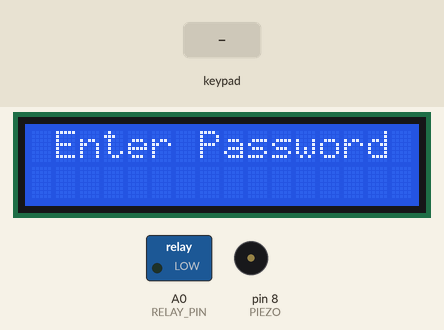
Recording of a sketch running on a simulated Arduino Uno, built with avr-gcc and run on an emulated ATmega328P. On the bench: 16×2 character LCD, switched loads named in the sketch (green lamp = pin HIGH), buzzer (waves = sounding). Inputs (shaded band) come from the test bench. The local clock reads 2024-03-15 10:24:30 at power-on unless the sketch sets it; storage starts empty.

Above: at 5.3 s.
5.4 s: keypad keys 1 2 3 4 5 6 # pressed 0.4 s apart
At 8.2 s:
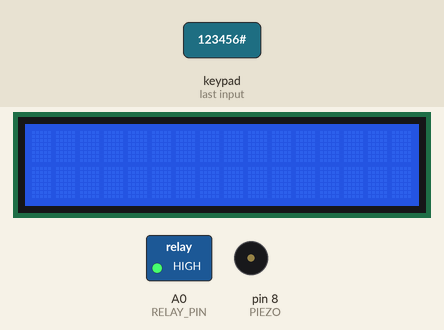
11.2 s: key 'A' pressed
At 13.2 s:
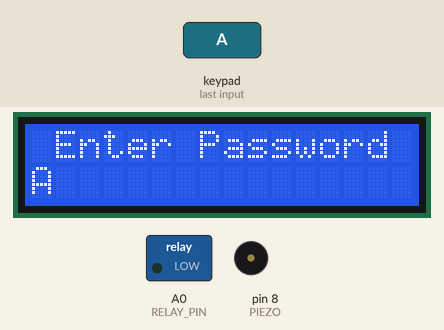
13.6 s: keypad keys 1 2 3 4 5 6 * pressed 0.4 s apart
At 17.4 s:
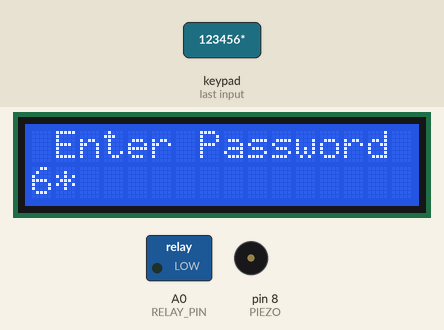
18.2 s: key 'B' pressed
At 19.2 s:
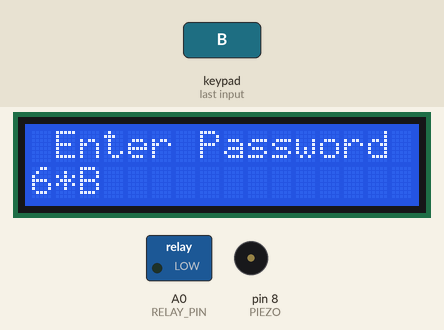
19.7 s: key 'C' pressed
At 20.7 s:
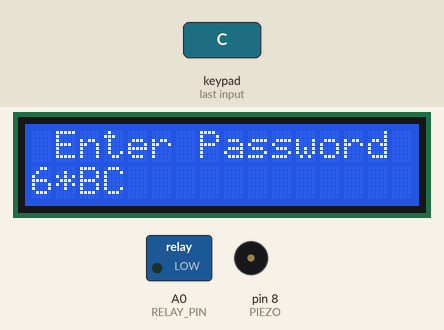
21.2 s: keypad keys 1 2 3 4 5 6 D pressed 0.4 s apart
At 24.1 s:
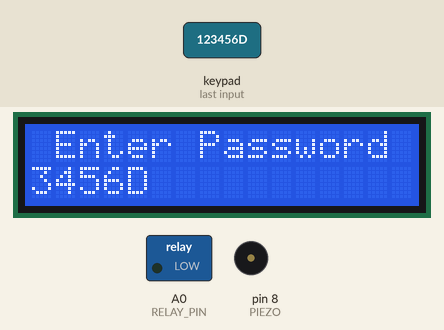
Timing chart, 0 to 25.6 s (numbered marks = the images above; inputs shaded):
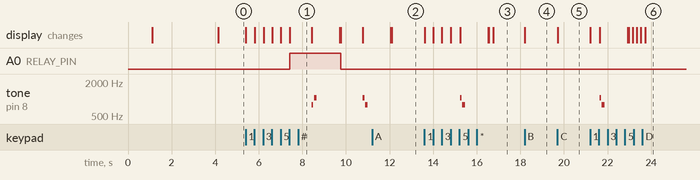

Measured:
- after the input at 5.4 s, A0 (RELAY_PIN): LOW → HIGH after 2.0 s, → LOW 2.3 s later; tone on pin 8 (PIEZO): plays 784 Hz for 0.08 s, 1047 Hz for 0.13 s, 1047 Hz for 0.08 s, 784 Hz for 0.13 s, starting after 3.0 s; the display: first changes at once (image 1 shows a later state)
- after the input at 11.2 s, the display: first differs from a run without the input after 0.90 s (image 2)
- after the input at 13.6 s, tone on pin 8 (PIEZO): silent → 1047 Hz after 1.6 s, → silent 0.08 s later, → 784 Hz 0.02 s later, → silent 0.13 s later; the display: first changes at once (image 3 shows a later state)
- after the input at 18.2 s, the display: changes at once (image 4)
- after the input at 19.7 s, the display: changes at once (image 5)
- after the input at 21.2 s, tone on pin 8 (PIEZO): silent → 1047 Hz after 0.44 s, → silent 0.08 s later, → 784 Hz 0.02 s later, → silent 0.13 s later; the display: first changes at once (image 6 shows a later state)

The sketch:

safebox_keypad_multipassword_v2gabung.ino
```cpp
#include <LiquidCrystal_I2C.h> // Library LCD
#include <Keypad.h> // // Keypad Library
#include <ThreeWire.h> // Examples from RTCDS1302
#include <RtcDS1302.h> // Examples from RTCDS1302
#include <SPI.h> // Examples from SD
#include <SD.h> // Examples from SD

LiquidCrystal_I2C lcd(0x27, 16, 2); // Set Library LCD 16 x 2

// Konfigurasi RTCDS1302
ThreeWire myWire(A2, A1, A3); // IO, SCLK, CE
RtcDS1302<ThreeWire> Rtc(myWire);
// Akhir Konfigurasi RTCDS1302

#define RELAY_PIN A0 // Relay Pin untuk Doorlock

// Mendefinisikan Kode Nada Untuk Bunyi Buzzer
#define PIEZO   8 // Pin Buzzer
#define NOTE_C5  523
#define NOTE_G5  784
#define NOTE_C6  1047

// Set Up Nada Kunci Buzzer
int OpenMelody[] = {NOTE_G5, NOTE_C6};
int OpenNoteDurations[] = {12, 8};

int CloseMelody[] = {NOTE_C6, NOTE_G5};
int CloseNoteDurations[] = {12, 8};

#define playOpenMelody() playMelody(OpenMelody, OpenNoteDurations, 2)
#define playCloseMelody() playMelody(CloseMelody, CloseNoteDurations, 2)

#define passwordLenght 7 // Variable untuk menampung password yang berupa 6 character + 1 NULL

// Mendefinisikan Struct untuk menampung data agar lebih terstruktur
struct ACCOUNT {
  char user[10];
  char pass[passwordLenght];
};

char typedPassword[passwordLenght]; // 6 adalah jumlah password yang dapat di input di variable typedPassword ( 7 dengan null )
unsigned int indexUserLoggedIn;

// List Akun Pengguna
ACCOUNT acc[3] = {
  {"Hafiz", "123456"},
  {"Fitri", "654321"},
  {"Rizki", "987654"}
};

byte countClickedButton = 0; // Variable untuk menyimpan sementara berapa kali tombol telah ditekan pada keypad
char customKey; // Variable untuk menyimpan data kunci sementara
bool door = true; // Status Pintu

// Memetakan Tombol pada Keypad
const char keys [4] [4] = {
  {'1', '2', '3', 'A'},
  {'4', '5', '6', 'B'},
  {'7', '8', '9', 'C'},
  {'*', '0', '#', 'D'}
};

// Mengeset Pin-Pin yang terhubung ke tombol tombol keypad
const byte rowPins[4] = {7, 6, 5, 4};
const byte colPins[4] = {3, 2, 1, 0};

// Setup keypad berdasarkan konfigurasi yang sebelumnya telah dilakukan
Keypad myKeypad = Keypad(makeKeymap(keys), rowPins, colPins, 4, 4 );

void setup() {
  pinMode(PIEZO, OUTPUT);
  pinMode(RELAY_PIN, OUTPUT);
  doorLocked();
  rtcSetup();
  SD.begin(10);

  lcd.begin();
  lcd.backlight();
  lcd.print("   KELOMPOK 2  ");
  lcd.setCursor(0, 1);
  lcd.print("    SAFE BOX   ");
  delay(3000);
  lcd.clear();
}

void loop() {
  RtcDateTime now = Rtc.GetDateTime();

  if (door == 0)
  {
    customKey = myKeypad.getKey(); // Mengambil nilai tombol yang ditekan pada keypad

    if (customKey == '#')
    {
      lcd.clear();
      doorLocked();
      lcd.print(" Closing...");
      writingLogToSD(acc[indexUserLoggedIn].user, " Closing ", printDateTime(now));
      playCloseMelody();
      delay(1000);
      door = 1;
    }
  }

  else Open();
}

void clearData()
{
  while (countClickedButton != 0)
  { // Ini bisa digunakan untuk semua ukuran array,
    typedPassword[countClickedButton--] = 0; // bersihkan data pada array untuk data baru
  }
}

void doorLocked()
{
  digitalWrite(RELAY_PIN, LOW);
  delay(1000);
}

void doorUnlocked()
{
  digitalWrite(RELAY_PIN, HIGH);
  delay(1000);
}

void Open()
{
  RtcDateTime now = Rtc.GetDateTime(); // Mengambil data sekarang

  lcd.setCursor(0, 0);
  lcd.print(" Enter Password ");

  customKey = myKeypad.getKey();
  if (customKey)                  // memastikan keypad telah ditekan (customKey != NO_KEY)
  {
    typedPassword[countClickedButton] = customKey; // menyimpan data keypad yang ditekan kepada array
    lcd.setCursor(countClickedButton, 1); // berpindah kursor ketika penekanan tombol berikutnya
    lcd.print(typedPassword[countClickedButton]);  // mencetak nilai yang telah ditekan pada keypad dengan mengambil data pada array
    countClickedButton++;                 // menambah data indeks array +1, sekaligus melacak jumlah char setiap kali ada penginputan
  }

  if (countClickedButton == passwordLenght - 1) // jika array index sama dengan panjang password yang telah ditetapkan
  {
    for (int i = 0; i < 3; i++) { // lakukan perulangan untuk pengecekan data
      if (!strcmp(typedPassword, acc[i].pass)) { // mengecek apakah data password yang diinput sama dengan yang telah diset sebelumnya
        lcd.clear();
        doorUnlocked();
        lcd.print(" Access Granted ");
        playOpenMelody();
        delay(1000);
        lcd.clear();
        lcd.print(" Welcome, ");
        lcd.print(acc[i].user);
        door = 0;
        indexUserLoggedIn = i;
        writingLogToSD(acc[i].user, " Opening ", printDateTime(now));
        break;
      }
    }

    if (door != 0) { // kondisi ketika salah menginput password
      lcd.clear();
      lcd.print(" Access Denied ");
      playCloseMelody();
      delay(1000);
      door = 1;
    }
    clearData(); // bersihkan layar dan array
  }
}

// RTC Function
void rtcSetup() {
  Rtc.Begin();

  RtcDateTime compiled = RtcDateTime(__DATE__, __TIME__);

  if (!Rtc.IsDateTimeValid())
  {
    // Common Causes:
    //    1) first time you ran and the device wasn't running yet
    //    2) the battery on the device is low or even missing
    Rtc.SetDateTime(compiled);
  }

  if (Rtc.GetIsWriteProtected())
  {
    Rtc.SetIsWriteProtected(false);
  }

  if (!Rtc.GetIsRunning())
  {
    Rtc.SetIsRunning(true);
  }

  RtcDateTime now = Rtc.GetDateTime();
  if (now < compiled)
  {
    Rtc.SetDateTime(compiled);
  }
}

#define countof(a) (sizeof(a) / sizeof(a[0]))

String printDateTime(const RtcDateTime& dt)
{
  char datestring[20];

  snprintf_P(datestring,
             countof(datestring),
             PSTR("%02u/%02u/%04u %02u:%02u:%02u"),
             dt.Month(),
             dt.Day(),
             dt.Year(),
             dt.Hour(),
             dt.Minute(),
             dt.Second() );
  return datestring;
}
// End RTC Function

void writingLogToSD(String fullName, String action, String timeStamp)
{
  File myFile;
  myFile = SD.open("datalog.txt", FILE_WRITE); // membuka file datalog.txt

  // if the file opened okay, write to it:
  if (myFile) {
    // mencetak log ke dalam file
    myFile.print(fullName);
    myFile.print("  ");
    myFile.print(action);
    myFile.print("  ");
    myFile.print(timeStamp);
    myFile.println();

    // close the file:
    myFile.close();
  }
}

void playMelody(int *melody, int *noteDurations, int notesLength) // fungsi untuk mengatur melody nada (melodi, durasi, panjang nada)
{
  for (int thisNote = 0; thisNote < notesLength; thisNote++) {
    int noteDuration = 1000 / noteDurations[thisNote]; // menghitung durasi nada
    tone(PIEZO, melody[thisNote], noteDuration); // tone (pin buzzer, frekuensi nada, durasi)
    int pauseBetweenNotes = noteDuration * 1.30; // menghitung delay
    delay(pauseBetweenNotes);
    noTone(PIEZO); // matikan nada
  }
}
```
